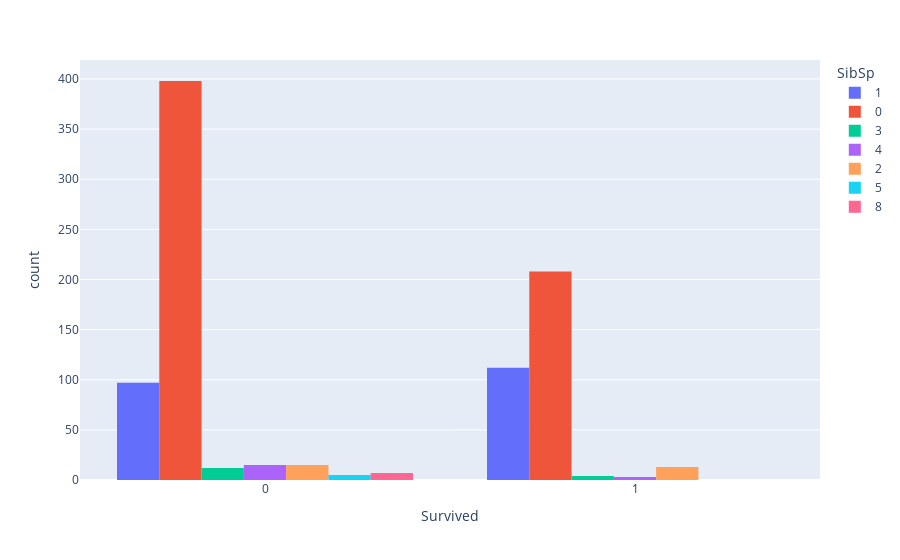

Write notebook code for a chart like this one.
### Markdown cell above
### Relationship between the Spouse and Sibling Count

#### Conclusion:

- The majority of the people who didn't survive where singles

### Code cell
fig = px.histogram(
    data_frame=titanic,
    x="Survived",
    color="SibSp",
    barmode="group",
)

fig.show()

### Figure 1 — Plotly figure (JSON) as saved in the notebook; plotly's stock layout.template omitted (floating-point values rounded to 4 significant figures; data arrays with more than 128 entries replaced by an {"elided": "..."} marker saying what was removed)
{"data": [{"alignmentgroup": "True", "bingroup": "x", "hovertemplate": "SibSp=1<br>Survived=%{x}<br>count=%{y}<extra></extra>", "legendgroup": "1", "marker": {"color": "#636efa", "pattern": {"shape": ""}}, "name": "1", "offsetgroup": "1", "orientation": "v", "showlegend": true, "type": "histogram", "x": {"elided": "209 int values"}, "xaxis": "x", "yaxis": "y"}, {"alignmentgroup": "True", "bingroup": "x", "hovertemplate": "SibSp=0<br>Survived=%{x}<br>count=%{y}<extra></extra>", "legendgroup": "0", "marker": {"color": "#EF553B", "pattern": {"shape": ""}}, "name": "0", "offsetgroup": "0", "orientation": "v", "showlegend": true, "type": "histogram", "x": {"elided": "606 int values"}, "xaxis": "x", "yaxis": "y"}, {"alignmentgroup": "True", "bingroup": "x", "hovertemplate": "SibSp=3<br>Survived=%{x}<br>count=%{y}<extra></extra>", "legendgroup": "3", "marker": {"color": "#00cc96", "pattern": {"shape": ""}}, "name": "3", "offsetgroup": "3", "orientation": "v", "showlegend": true, "type": "histogram", "x": [0, 0, 0, 0, 1, 1, 0, 0, 1, 0, 0, 0, 0, 0, 1, 0], "xaxis": "x", "yaxis": "y"}, {"alignmentgroup": "True", "bingroup": "x", "hovertemplate": "SibSp=4<br>Survived=%{x}<br>count=%{y}<extra></extra>", "legendgroup": "4", "marker": {"color": "#ab63fa", "pattern": {"shape": ""}}, "name": "4", "offsetgroup": "4", "orientation": "v", "showlegend": true, "type": "histogram", "x": [0, 0, 1, 0, 0, 0, 0, 1, 1, 0, 0, 0, 0, 0, 0, 0, 0, 0], "xaxis": "x", "yaxis": "y"}, {"alignmentgroup": "True", "bingroup": "x", "hovertemplate": "SibSp=2<br>Survived=%{x}<br>count=%{y}<extra></extra>", "legendgroup": "2", "marker": {"color": "#FFA15A", "pattern": {"shape": ""}}, "name": "2", "offsetgroup": "2", "orientation": "v", "showlegend": true, "type": "histogram", "x": [0, 0, 0, 0, 0, 0, 1, 0, 1, 1, 1, 0, 0, 0, 1, 1, 1, 0, 0, 1, 1, 1, 1, 0, 1, 0, 1, 0], "xaxis": "x", "yaxis": "y"}, {"alignmentgroup": "True", "bingroup": "x", "hovertemplate": "SibSp=5<br>Survived=%{x}<br>count=%{y}<extra></extra>", "legendgroup": "5", "marker": {"color": "#19d3f3", "pattern": {"shape": ""}}, "name": "5", "offsetgroup": "5", "orientation": "v", "showlegend": true, "type": "histogram", "x": [0, 0, 0, 0, 0], "xaxis": "x", "yaxis": "y"}, {"alignmentgroup": "True", "bingroup": "x", "hovertemplate": "SibSp=8<br>Survived=%{x}<br>count=%{y}<extra></extra>", "legendgroup": "8", "marker": {"color": "#FF6692", "pattern": {"shape": ""}}, "name": "8", "offsetgroup": "8", "orientation": "v", "showlegend": true, "type": "histogram", "x": [0, 0, 0, 0, 0, 0, 0], "xaxis": "x", "yaxis": "y"}], "layout": {"barmode": "group", "legend": {"title": {"text": "SibSp"}, "tracegroupgap": 0}, "margin": {"t": 60}, "xaxis": {"anchor": "y", "domain": [0, 1], "title": {"text": "Survived"}}, "yaxis": {"anchor": "x", "domain": [0, 1], "title": {"text": "count"}}}}
